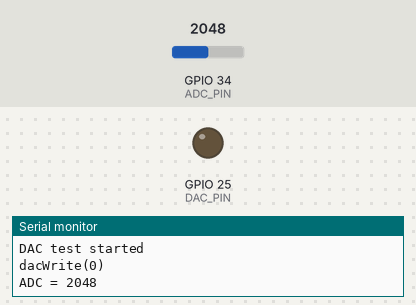
Bench run of a sketch on a simulated ESP32. On the bench: output pins drawn as LEDs (lit = HIGH), the last lines printed to the serial monitor. The test bench sets the inputs (shaded band); at power-on: GPIO 34 (ADC_PIN) = 2048.

Above: at 0.05 s.
At 4.25 s:
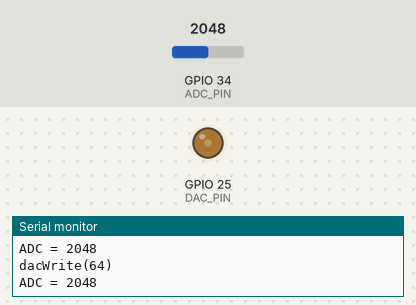
At 8.45 s:
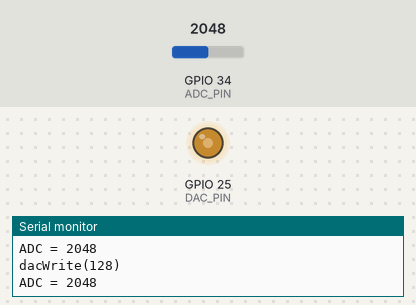
At 16.95 s:
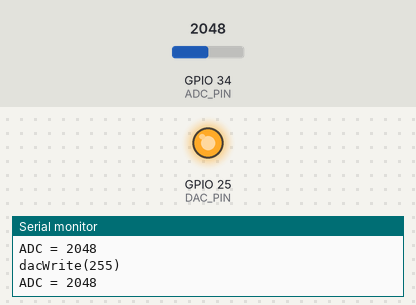
Timing chart, 0 to 22.1 s (numbered marks = the images above):
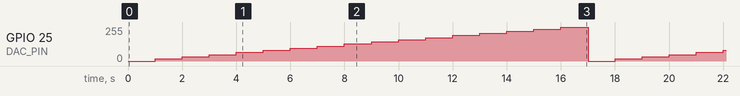

The sketch:

DAC.ino
```cpp
//----------------------------------------------------------------------
// Test simple use of the DAC and ADC
//----------------------------------------------------------------------
#define DAC_PIN 25
#define ADC_PIN 34

void setup() {
  Serial.begin(115200);
  while (!Serial)
    delay(1000);
  Serial.println("DAC test started");

  pinMode(ADC_PIN, INPUT);
  pinMode(DAC_PIN, OUTPUT);
}

void loop() {
  for (uint8_t i = 0; i <= 16; i++) {
    // Write the value to the DAC
    uint8_t dacval = i == 16 ? 255 : i*16;
    Serial.printf("dacWrite(%d)\n", dacval);
    dacWrite(DAC_PIN, dacval);

    // Read the value back through the ADC
    int adcval = analogRead(ADC_PIN);
    Serial.printf("ADC = %d\n", adcval);

    delay(1000);
  }
}
```

Measured:
- by itself, GPIO 25 (DAC_PIN): repeats every 17.0 s: 32/255 1.0 s, 48/255 1.0 s, 64/255 1.0 s, 80/255 1.0 s, 96/255 1.0 s, 112/255 1.0 s, 128/255 1.0 s, 144/255 1.0 s, 160/255 1.0 s, 176/255 1.0 s, 192/255 1.0 s, 208/255 1.0 s, 224/255 1.0 s, 240/255 1.0 s, 255/255 1.0 s, 0/255 1.0 s, 16/255 1.0 s
